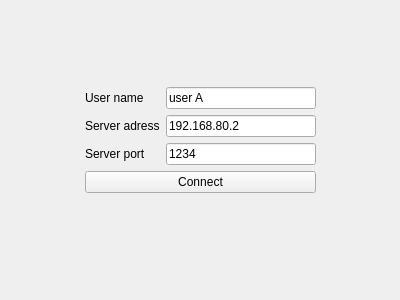
<?xml version="1.0" encoding="UTF-8"?>
<ui version="4.0">
 <class>ConnectWindow</class>
 <widget class="QMainWindow" name="ConnectWindow">
  <property name="geometry">
   <rect>
    <x>0</x>
    <y>0</y>
    <width>400</width>
    <height>300</height>
   </rect>
  </property>
  <property name="windowTitle">
   <string>Connect to radio</string>
  </property>
  <widget class="QWidget" name="centralwidget">
   <layout class="QHBoxLayout" name="horizontalLayout">
    <item>
     <spacer name="horizontalSpacer">
      <property name="orientation">
       <enum>Qt::Horizontal</enum>
      </property>
      <property name="sizeHint" stdset="0">
       <size>
        <width>40</width>
        <height>20</height>
       </size>
      </property>
     </spacer>
    </item>
    <item>
     <layout class="QVBoxLayout" name="verticalLayout">
      <item>
       <spacer name="verticalSpacer">
        <property name="orientation">
         <enum>Qt::Vertical</enum>
        </property>
        <property name="sizeHint" stdset="0">
         <size>
          <width>20</width>
          <height>40</height>
         </size>
        </property>
       </spacer>
      </item>
      <item>
       <layout class="QFormLayout" name="formLayout">
        <item row="0" column="0">
         <widget class="QLabel" name="label">
          <property name="text">
           <string>User name</string>
          </property>
         </widget>
        </item>
        <item row="0" column="1">
         <widget class="QLineEdit" name="leUserName">
          <property name="minimumSize">
           <size>
            <width>150</width>
            <height>0</height>
           </size>
          </property>
          <property name="maximumSize">
           <size>
            <width>150</width>
            <height>16777215</height>
           </size>
          </property>
          <property name="text">
           <string>user A</string>
          </property>
         </widget>
        </item>
        <item row="1" column="0">
         <widget class="QLabel" name="label_2">
          <property name="text">
           <string>Server adress</string>
          </property>
         </widget>
        </item>
        <item row="1" column="1">
         <widget class="QLineEdit" name="leServerAdress">
          <property name="minimumSize">
           <size>
            <width>150</width>
            <height>0</height>
           </size>
          </property>
          <property name="maximumSize">
           <size>
            <width>150</width>
            <height>16777215</height>
           </size>
          </property>
          <property name="text">
           <string>192.168.80.2</string>
          </property>
         </widget>
        </item>
        <item row="2" column="0">
         <widget class="QLabel" name="label_3">
          <property name="text">
           <string>Server port</string>
          </property>
         </widget>
        </item>
        <item row="2" column="1">
         <widget class="QLineEdit" name="leServerPort">
          <property name="minimumSize">
           <size>
            <width>150</width>
            <height>0</height>
           </size>
          </property>
          <property name="maximumSize">
           <size>
            <width>150</width>
            <height>16777215</height>
           </size>
          </property>
          <property name="text">
           <string>1234</string>
          </property>
         </widget>
        </item>
       </layout>
      </item>
      <item>
       <widget class="QPushButton" name="bConnect">
        <property name="text">
         <string>Connect</string>
        </property>
       </widget>
      </item>
      <item>
       <widget class="QLabel" name="lStatus">
        <property name="text">
         <string/>
        </property>
        <property name="alignment">
         <set>Qt::AlignCenter</set>
        </property>
       </widget>
      </item>
      <item>
       <spacer name="verticalSpacer_2">
        <property name="orientation">
         <enum>Qt::Vertical</enum>
        </property>
        <property name="sizeHint" stdset="0">
         <size>
          <width>20</width>
          <height>40</height>
         </size>
        </property>
       </spacer>
      </item>
     </layout>
    </item>
    <item>
     <spacer name="horizontalSpacer_2">
      <property name="orientation">
       <enum>Qt::Horizontal</enum>
      </property>
      <property name="sizeHint" stdset="0">
       <size>
        <width>40</width>
        <height>20</height>
       </size>
      </property>
     </spacer>
    </item>
   </layout>
  </widget>
 </widget>
 <resources/>
 <connections/>
</ui>
